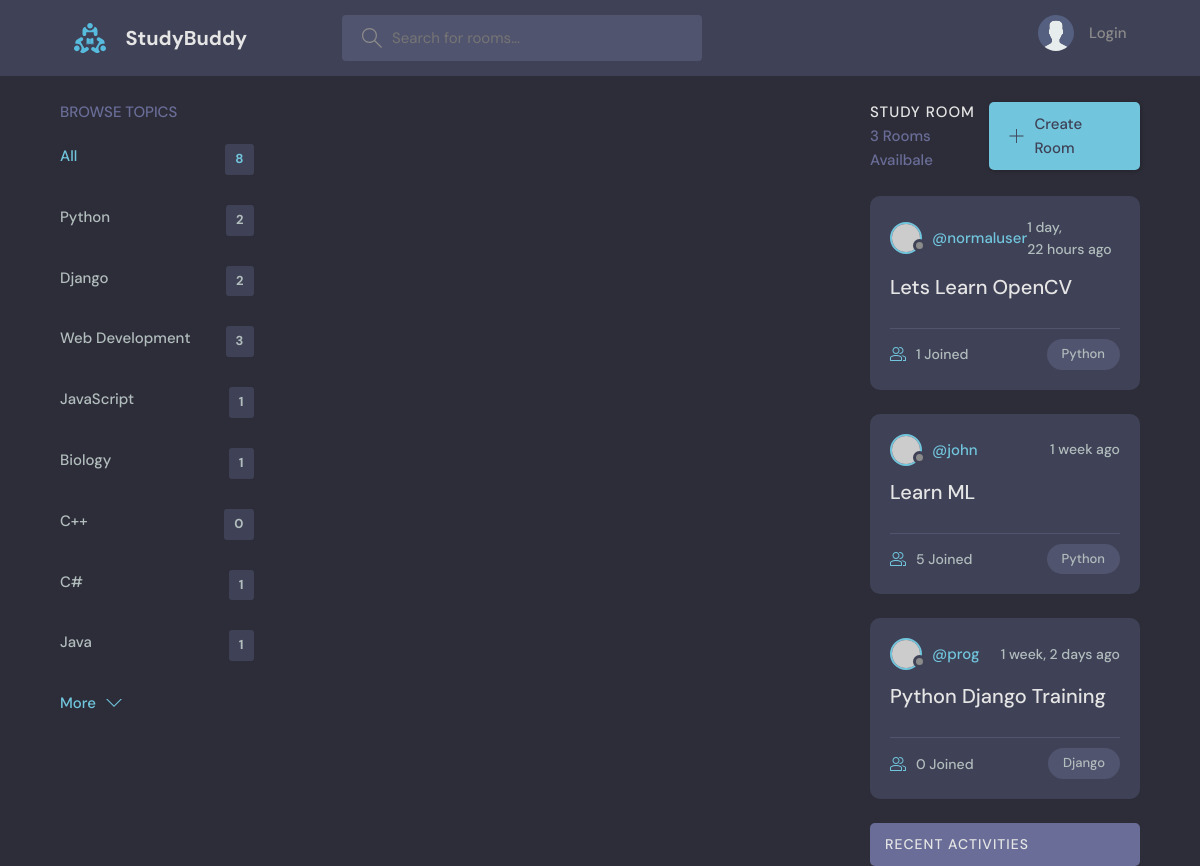
Page /?q=Python on the committed database.
### base/models.py (models this page shows, shortened)
class Topic(models.Model):
    name = models.CharField(max_length=200)

class Room(models.Model):
    host = models.ForeignKey(User, on_delete=models.SET_NULL, null=True)
    topic = models.ForeignKey(Topic, on_delete=models.SET_NULL, null=True)
    name = models.CharField(max_length=200)
    description = models.TextField(null=True, blank=True)
    participants = models.ManyToManyField(User, related_name='participants', blank=True)
    updated = models.DateTimeField(auto_now=True)
    created = models.DateTimeField(auto_now_add=True)
    class Meta:
        ordering = ['-updated', '-created']

### base/views.py (the view)
# urls.py: path('', views.home, name="home"),
def home(request):
    q = request.GET.get('q') if request.GET.get('q') != None else ''
    rooms = Room.objects.filter(
        Q(topic__name__icontains=q) |
        Q(name__icontains=q) |
        Q(description__icontains=q)
        )
    topics = Topic.objects.all()
    room_count = rooms.count()
    room_messages = Message.objects.filter(Q(room__name__icontains=q))
    context = {'rooms':rooms, 'topics': topics, 'room_count':room_count, 'room_messages': room_messages}
    return render(request, 'base/home.html', context)

### base/templates/base/home.html (shortened to what this page needs)
{% extends 'main.html' %}
  {% block content %}
    <main class="layout layout--3">
      <div class="container">
        {% include 'base/topics_component.html' %}
        <div class="roomList">
          <div class="roomList__header">
            <div>
              <h2>Study Room</h2>
              <p>{{room_count}} Rooms Availbale</p>
            </div>
            <a class="btn btn--main" href="{% url 'create-room' %}">
              <svg version="1.1" xmlns="http://www.w3.org/2000/svg" width="32" height="32" viewBox="0 0 32 32">
                <title>add</title>
                <path
                  d="M16.943 0.943h-1.885v14.115h-14.115v1.885h14.115v14.115h1.885v-14.115h14.115v-1.885h-14.115v-14.115z"
                ></path>
              </svg>
              Create Room
            </a>
          </div>
          {% include 'base/feed_component.html' %}
        {% include 'base/activity_component.html' %}
      </div>
    </main>
    {% endblock %}

### base/templates/base/topics_component.html
<div class="topics">
    <div class="topics__header">
      <h2>Browse Topics</h2>
    </div>
    <ul class="topics__list">
      <li>
        <a href="{% url 'home' %}" class="active">All <span>{{topics.count}}</span></a>
      </li>
      {% for topic in topics %}
      <li>
        <a href="{% url 'home' %}?q={{topic.name}}">{{topic.name}}<span>{{topic.room_set.all.count}}</span></a>
      </li>
      {% endfor %}
    </ul>
    <a class="btn btn--link" href="topics.html">
      More
      <svg version="1.1" xmlns="http://www.w3.org/2000/svg" width="32" height="32" viewBox="0 0 32 32">
        <title>chevron-down</title>
        <path d="M16 21l-13-13h-3l16 16 16-16h-3l-13 13z"></path>
      </svg>
    </a>
  </div>

### base/templates/base/feed_component.html (shortened to what this page needs)
{% for room in rooms %}
<div class="roomListRoom">
    <div class="roomListRoom__header">
      <a href="{% url 'user-profile' room.host.id %}" class="roomListRoom__author">
        <div class="avatar avatar--small">
          <img src="https://randomuser.me/api/portraits/women/11.jpg" />
        </div>
        <span>@{{room.host.username}}</span>
      </a>
      <div class="roomListRoom__actions">
        <span>{{room.created|timesince}} ago</span>
      </div>
    </div>
    <div class="roomListRoom__content">
      <a href="{% url 'room' room.id %}">{{room.name}}</a>
    </div>
    <div class="roomListRoom__meta">
      <a href="{% url 'room' room.id %}" class="roomListRoom__joined">
        {{room.participants.all.count}} Joined
      </a>
      <p class="roomListRoom__topic">{{room.topic.name}}</p>
    </div>
  </div>
<div>
{% endfor %}

### static/styles/style.css (style rules this page uses)
:root { --color-main: #71c6dd; --color-main-light: #e1f6fb; --color-dark: #3f4156; --color-dark-medium: #51546e; --color-dark-light: #696d97; --color-light: #e5e5e5; --color-gray: #8b8b8b; --color-light-gray: #b2bdbd; --color-bg: #2d2d39; --color-success: #5dd693; --color-error: #fc4b0b; }
* { font-family: "DM Sans", -apple-system, BlinkMacSystemFont, "Segoe UI", Roboto, Oxygen, Ubuntu, Cantarell, "Open Sans", "Helvetica Neue", sans-serif; margin: 0; padding: 0; box-sizing: border-box; text-rendering: optimizeLegibility; font-size: inherit; }
html { font-size: 56.25%; }
@media only screen and (min-width: 1200px) { html { font-size: 62.5%; } }
body { line-height: 1.6; font-weight: 400; font-size: 1.5rem; color: var(--color-light-gray); background-color: var(--color-bg); min-height: 100vh; }
img { width: 100%; }
a { display: inline-block; color: var(--color-main); text-decoration: none; }
.container { max-width: 120rem; width: 90%; margin: auto; }
.btn { background-color: transparent; border: none; display: inline-flex; align-items: center; gap: 1rem; cursor: pointer; transition: all ease-in-out 0.3s; padding: 1rem 2rem; border-radius: 5px; box-shadow: 1px 1px 3px 1px rgba(0, 0, 0, 0.15); font-weight: 500; }
.btn--link { border-radius: 0; padding: 0; color: var(--color-main); box-shadow: none; }
.btn--main { background-color: var(--color-main); color: var(--color-dark); }
.btn > svg { fill: currentColor; width: 1.6rem; height: 1.6rem; }
.avatar { position: relative; display: inline-block; border-radius: 50%; border: 2px solid var(--color-main); }
.avatar img { display: block; border-radius: 50%; object-fit: cover; object-position: center; }
.avatar::after { content: ""; display: block; position: absolute; background-color: var(--color-gray); z-index: 111; border-radius: 50%; border: 0.3rem solid var(--color-dark); }
.avatar.avatar--small img { width: 2.8rem; height: 2.8rem; }
.avatar.avatar--small:after { width: 0.7rem; height: 0.7rem; bottom: 0px; right: -6px; }
.layout { margin-top: 2.4rem; }
.layout > .container { display: flex; justify-content: space-between; align-items: flex-start; }
.layout--3 > .container > div:first-child { flex-basis: 18%; max-width: 22.5rem; }
.layout--3 > .container > div:nth-child(2) { flex-basis: 50%; }
.layout--3 > .container > div:last-child { flex-basis: 25%; }
.topics__header { margin-bottom: 2rem; }
.topics__header h2 { text-transform: uppercase; font-weight: 500; color: var(--color-dark-light); }
.topics__list { list-style: none; }
.topics__list li a { display: flex; justify-content: space-between; margin-bottom: 3rem; font-weight: 500; color: var(--color-light-gray); transition: all 0.3s ease-in-out; }
.topics__list li a.active, .topics__list li a:hover { color: var(--color-main); }
.topics__list li a span { padding: 0.5rem 1rem; background-color: var(--color-dark); border-radius: 3px; font-size: 1.3rem; font-weight: 700; letter-spacing: 1px; }
.roomList__header { display: flex; justify-content: space-between; align-items: center; margin-bottom: 2.4rem; }
.roomList__header h2 { text-transform: uppercase; font-weight: 500; color: var(--color-light); letter-spacing: 1px; }
.roomList__header p { font-weight: 500; color: var(--color-dark-light); }
.roomListRoom { margin-bottom: 2.4rem; background-color: var(--color-dark); border-radius: 1rem; padding: 2rem; }
.roomListRoom__header { display: flex; justify-content: space-between; align-items: center; }
.roomListRoom__author { font-weight: 500; display: flex; align-items: center; gap: 1rem; }
.roomListRoom__actions { display: flex; align-items: flex-start; gap: 1rem; position: relative; }
.roomListRoom__actions span { font-size: 1.4rem; font-weight: 500; }
.roomListRoom__content { margin: 1rem 0; }
.roomListRoom__content a { font-size: 2rem; font-weight: 500; margin-bottom: 1.5rem; color: var(--color-light); transition: all 0.3s ease-in-out; }
.roomListRoom__meta { border-top: 1px solid var(--color-dark-medium); padding-top: 1rem; display: flex; align-items: center; justify-content: space-between; }
.roomListRoom__joined { color: var(--color-light-gray); display: flex; align-items: center; gap: 1rem; font-size: 1.4rem; font-weight: 500; }
.roomListRoom__joined svg { fill: var(--color-main); width: 1.6rem; height: 1.6rem; }
.roomListRoom__topic { padding: 5px 1.5rem; background-color: var(--color-dark-medium); border-radius: 5rem; font-weight: 500; font-size: 1.3rem; }

### rows in the picture
Topic: name "Python", room_set.all.count "2"
Topic: name "Django", room_set.all.count "2"
Topic: name "Web Development", room_set.all.count "3"
Topic: name "JavaScript", room_set.all.count "1"
Topic: name "Biology", room_set.all.count "1"
Topic: name "C++", room_set.all.count "0"
Topic: name "C#", room_set.all.count "1"
Topic: name "Java", room_set.all.count "1"
Room: host.username "normaluser", created "1 day, 22 hours", name "Lets Learn OpenCV", participants.all.count "1", topic.name "Python"
Room: host.username "john", created "1 week", name "Learn ML", participants.all.count "5", topic.name "Python"
Room: host.username "prog", created "1 week, 2 days", name "Python Django Training", participants.all.count "0", topic.name "Django"

### other values in the picture
{{ topics.count }} "8"
{{ room_count }} "3"
